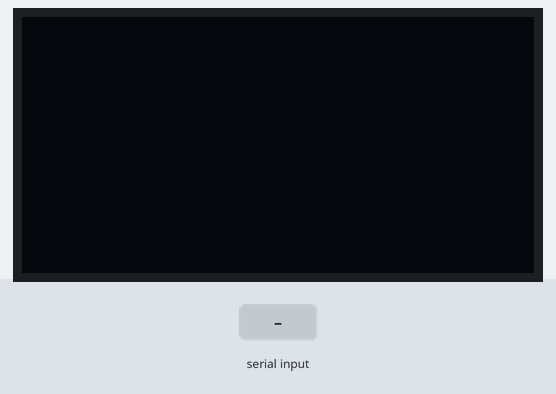
Bench run of a sketch on a simulated Arduino Uno, built with avr-gcc and run on an emulated ATmega328P. Shown: 128×64 one-colour display. The test bench sets the inputs (shaded band).

Above: at 1.2 s.
1.3 s: "90,45\n" received over Serial
At 1.8 s:
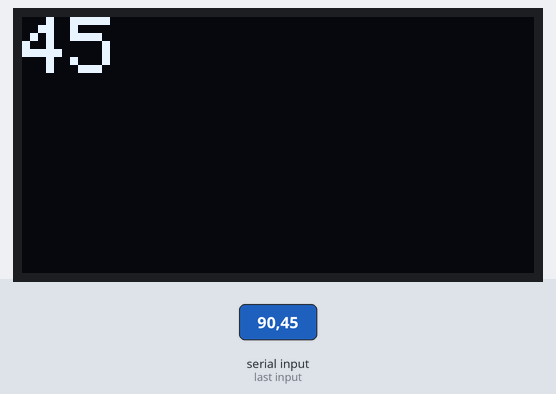
2.8 s: "30,150\n" received over Serial
At 4.1 s:
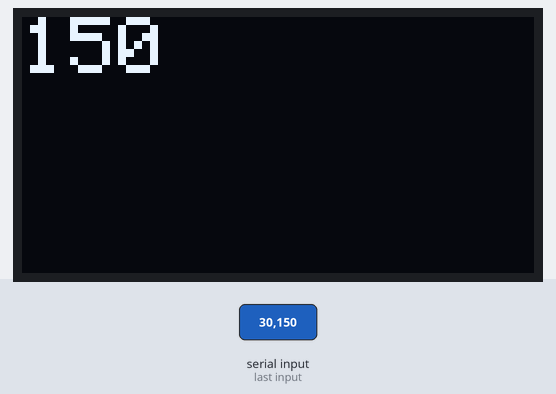
Timing chart, 0 to 5.8 s (numbered marks = the images above; inputs shaded):
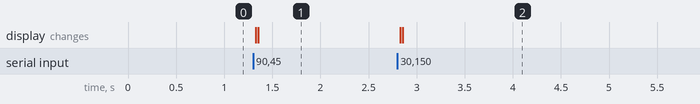

The sketch:

sketch_jun14b.ino
```cpp
#include <Wire.h>
#include <Adafruit_GFX.h>
#include <Adafruit_SSD1306.h>
#define SCREEN_WIDTH 128
#define SCREEN_HEIGHT 64
Adafruit_SSD1306 display(SCREEN_WIDTH, SCREEN_HEIGHT);

void setup() {
  // put your setup code here, to run once:
  Serial.begin(9600);
  display.begin(SSD1306_SWITCHCAPVCC, 0x3C);

}

void loop() {
  // put your main code here, to run repeatedly:
  if (Serial.available() > 0) {
      display.clearDisplay();
      display.setCursor(0, 0);
      display.setTextSize(2);
      display.setTextColor(SSD1306_WHITE);
      while (Serial.available() > 0)  {
        long incomingNumber = Serial.parseInt();
        display.println(incomingNumber);
        char delimiter = Serial.read();
        if (delimiter == '\n' || delimiter == '\r') {
          break;
        }
      }
      display.display();
    }
}
```

Measured:
- after the input at 1.3 s, the display: first changes at once (image 1 shows a later state)
- after the input at 2.8 s, the display: first changes at once (image 2 shows a later state)
